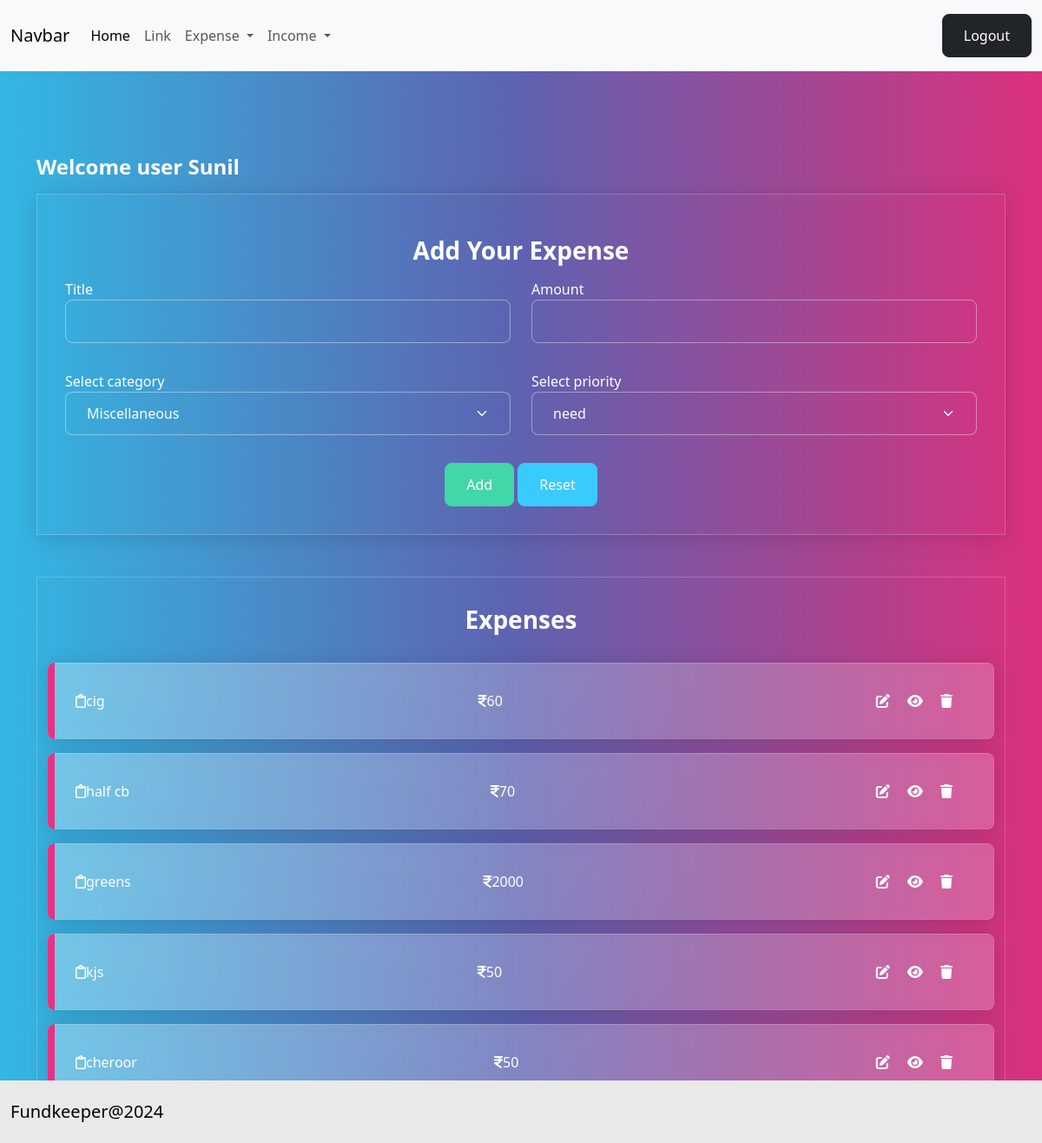
/expense/add/ (signed in), run on the app's committed database.
### budget/models.py (models this page shows, shortened)
class Expense(models.Model):
    title=models.CharField(max_length=200)
    amount=models.IntegerField()
    expense_categories=(
        ("Housing","Housing"),
        ("Transportation","Transportation"),
        ("Food","Food"),
        ("Health","Health"),
        ("Entertainment","Entertainment"),
        ("DebtPayments","Debt Payments"),
        ("PersonalCare","Personal Care"),
        ("Education","Education"),
        ("Savings","Savings"),
        ("Miscellaneous","Miscellaneous"),
    )
    category=models.CharField(max_length=200,choices=expense_categories,default="Miscellaneous")
    user_object=models.ForeignKey(User,on_delete=models.CASCADE)
    created_date=models.DateTimeField(auto_now_add=True)
    priority_options=(
        ("need","need"),
        ("want","want")
    )
    priority=models.CharField(max_length=200,choices=priority_options,default="need")

### budget/views.py (the view, shortened to what this page needs)
# urls.py: path('expense/add/',views.ExpenseCreateView.as_view(),name='expense-add'),
@method_decorator(Sigin_required,name="dispatch")
class ExpenseCreateView(View):
    def get(self,request,*args, **kwargs):
        form_instance=ExpenseForm()
        qs=Expense.objects.filter(user_object=request.user).order_by("-created_date")
        return render(request,"expense_add.html",{"form":form_instance,"data":qs})

### budget/forms.py
class ExpenseForm(forms.ModelForm):
    class Meta:
        model=Expense
        exclude=("id","created_date","user_object")
        widgets={
            "title":forms.TextInput(attrs={"class":"form-control"}),
            "amount":forms.NumberInput(attrs={"class":"form-control"}),
            "category":forms.Select(attrs={"class":"form-control form-select"}),
            "priority":forms.Select(attrs={"class":"form-control form-select"})
        }

### budget/templates/expense_add.html (shortened to what this page needs)
{%extends 'base.html'%}
{%block main_block%}
<div class="container mt-5">
    <h4>Welcome user {{request.user}}</h4>
    <div class="container-fluid border p-3 shadow mb-4" data-aos="zoom-out-up" data-aos-easing="ease-out-cubic"
        data-aos-duration="2000">
        <h3 class="text-center fw-bold my-2">Add Your Expense</h3>
        <form action="" method="post">
            <div class="mb-3">
                <div class="row">
                    <div class="col-6">
                        <label for="">Title</label>
                        {{form.title}}
                    </div>
                    <div class="col-6">
                        <label for="">Amount</label>
                        {{form.amount}}
                    </div>
                </div>
            </div>
            <div class="mb-3">
                <div class="row">
                    <div class="col-6">
                        <label for="">Select category</label>
                        {{form.category}}
                    </div>
                    <div class="col-6">
                        <label for="">Select priority</label>
                        {{form.priority}}
                    </div>
                </div>
            </div>
            <div class="d-flex justify-content-center">
                <div>
                    <button type="submit" class="btn btn-success">Add</button>
                    <button type="reset" class="btn btn-info">Reset</button>
                </div>
            </div>
        </form>
    </div>
    <div class="container-fluid border mb-3">
        <h3 class="text-center fw-bold my-3">Expenses</h3>
        {%for e in data%}
        <div class="alert alert-primary d-flex justify-content-between" role="alert" data-aos="fade-down"
            data-aos-easing="linear" data-aos-duration="1000">
            <div><i class="fa-regular fa-clipboard"></i>{{e.title}}</div>
            <div><i class="fa-solid fa-indian-rupee-sign"></i>{{e.amount}}</div>
            <div>
                <a href="{%url 'expense-edit' e.id%}" class="me-2"><i class="fa-solid fa-pen-to-square"></i></a>
                <a href="{%url 'expense-detail' e.id%}" class="me-2"><i class="fa-solid fa-eye"></i></a>
                <a href="{%url 'expense-delete' e.id%}" class="me-2"><i class="fa-solid fa-trash"></i></a>
            </div>
        </div>
        {%endfor%}
    </div>
{%endblock%}

### data on the page
Expense: title "cig", amount "60"
Expense: title "half cb", amount "70"
Expense: title "greens", amount "2000"
Expense: title "kjs", amount "50"
Expense: title "cheroor", amount "50"

### other printed values
{{ request.user }} "Sunil"
